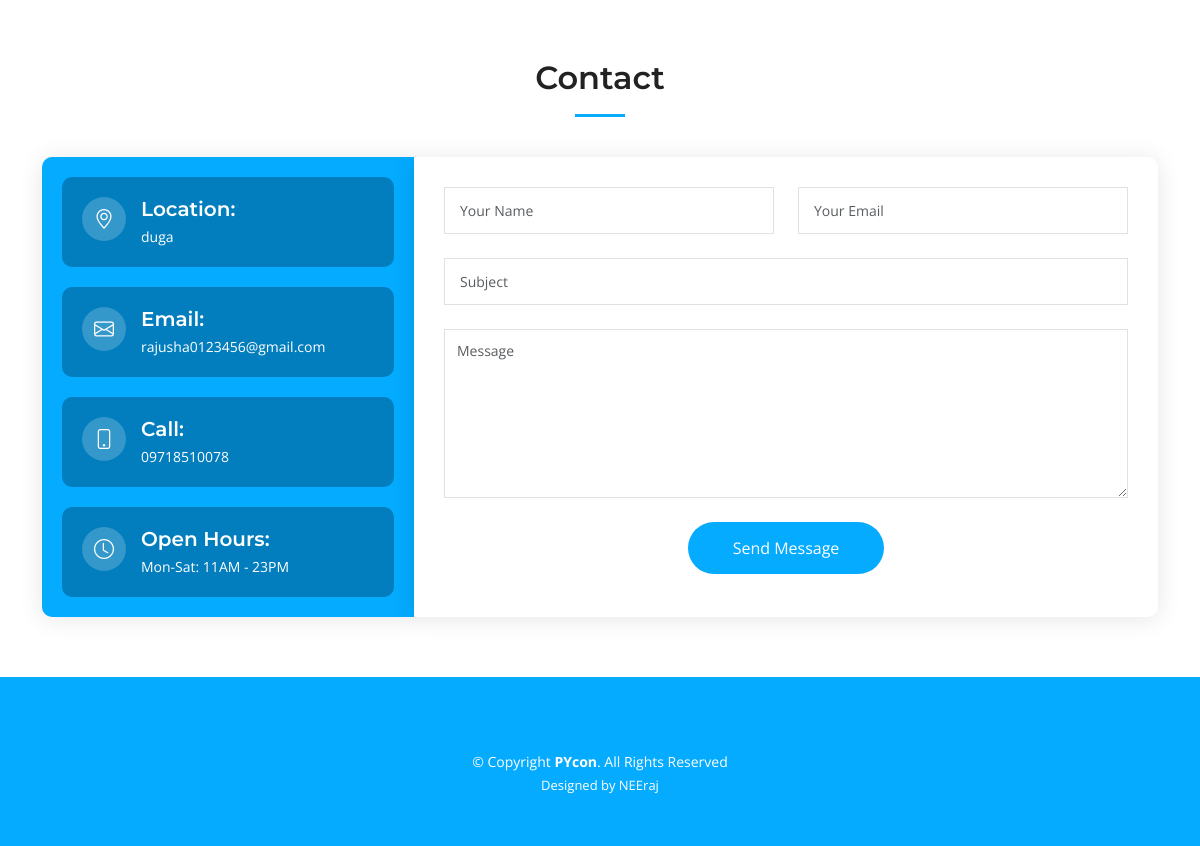
The app's page / (lower part), older data.
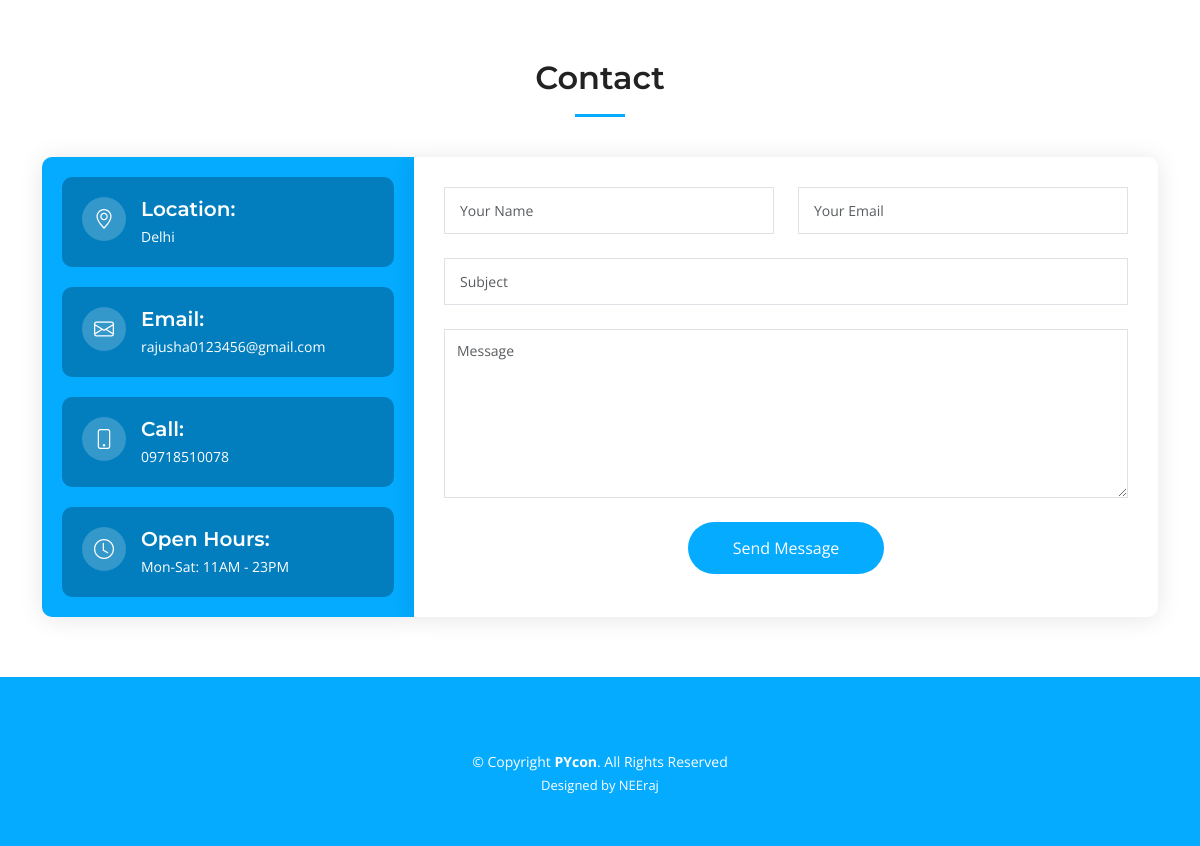
The same page, newer data.
### home/models.py (models this page shows, shortened)
class User(models.Model):
    first_name = models.CharField(max_length=50,default="name")
    last_name = models.CharField(max_length=50,default="name")
    location=models.CharField(max_length=30)
    email=models.EmailField()
    phone=models.CharField(max_length=20)
    video_url=models.URLField(blank=True,null=True)
    facebook_url=models.URLField(blank=True,null=True)
    instagram_url=models.URLField(blank=True,null=True)
    github_url=models.URLField(blank=True,null=True)
    linkedin_url=models.URLField(blank=True,null=True)

### home/views.py (the view)
# urls.py: 2. Add a URL to urlpatterns:  path('', views.home, name='home')
def home(request):
    all_records=User.objects.first()
    print(f"User:{User.location}")
    services=Service.objects.all()
    testimonial=Testimonial.objects.all()
    faqs=FAQ.objects.all()
    context={
        "location":all_records.location,
        "email":all_records.email,
        "phone":all_records.phone,
        "video_url":all_records.video_url,
        "instagram_url":all_records.instagram_url,
        "facebook_url":all_records.facebook_url,
        "linkedin_url":all_records.linkedin_url,
        "github_url":all_records.github_url,
        "services":services,
        "testimonial":testimonial,
        "faqs":faqs
    }
    return render(request, 'home/home.html',context)

### templates/home/home.html (shortened to what this page needs)
{% load static %}
<!DOCTYPE html>
<html lang="en">
<head>
  <link href="{% static 'assets/vendor/bootstrap/css/bootstrap.min.css' %}" rel="stylesheet">
  <link href="{% static 'assets/vendor/bootstrap-icons/bootstrap-icons.css' %}" rel="stylesheet">
  <link href="{% static 'assets/vendor/aos/aos.css' %}" rel="stylesheet">
  <link href="{% static 'assets/vendor/glightbox/css/glightbox.min.css' %}" rel="stylesheet">
  <link href="{% static 'assets/vendor/swiper/swiper-bundle.min.css' %}" rel="stylesheet">
  <link href="{% static 'css/main.css' %}" rel="stylesheet">
</head>
<body>
  <main id="main">
    <section id="contact" class="contact">
      <div class="container" data-aos="fade-up">
        <div class="section-header">
          <h2>Contact</h2>
        </div>
        <div class="row gx-lg-0 gy-4">
          <div class="col-lg-4">
            <div class="info-container d-flex flex-column align-items-center justify-content-center">
              <div class="info-item d-flex">
                <i class="bi bi-geo-alt flex-shrink-0"></i>
                <div>
                  <h4>Location:</h4>
                  <p>{{location}}</p>
                </div>
              </div>
              <div class="info-item d-flex">
                <i class="bi bi-envelope flex-shrink-0"></i>
                <div>
                  <h4>Email:</h4>
                  <p>{{email}}</p>
                </div>
              </div>
              <div class="info-item d-flex">
                <i class="bi bi-phone flex-shrink-0"></i>
                <div>
                  <h4>Call:</h4>
                  <p>{{phone}}</p>
                </div>
              </div>
              <div class="info-item d-flex">
                <i class="bi bi-clock flex-shrink-0"></i>
                <div>
                  <h4>Open Hours:</h4>
                  <p>Mon-Sat: 11AM - 23PM</p>
                </div>
              </div>
            </div>
          </div>
          <div class="col-lg-8">
            <form action="{% url 'contact_form' %}" method="post" role="form" class="php-email-form">
              <div class="row">
                <div class="col-md-6 form-group">
                  <input type="text" name="name" class="form-control" id="name" placeholder="Your Name" required>
                </div>
                <div class="col-md-6 form-group mt-3 mt-md-0">
                  <input type="email" class="form-control" name="email" id="email" placeholder="Your Email" required>
                </div>
              </div>
              <div class="form-group mt-3">
                <input type="text" class="form-control" name="subject" id="subject" placeholder="Subject" required>
              </div>
              <div class="form-group mt-3">
                <textarea class="form-control" name="message" rows="7" placeholder="Message" required></textarea>
              </div>
              <div class="text-center"><button type="submit">Send Message</button></div>
            </form>
          </div>
        </div>
      </div>
    </section>
  </main>
  {% include "home/footer.html" %}
</body>
</html>

Row changes from the older to the newer data that the page shows:
changed User "rajusha0123456@gmail.com": location "duga" → "Delhi"
